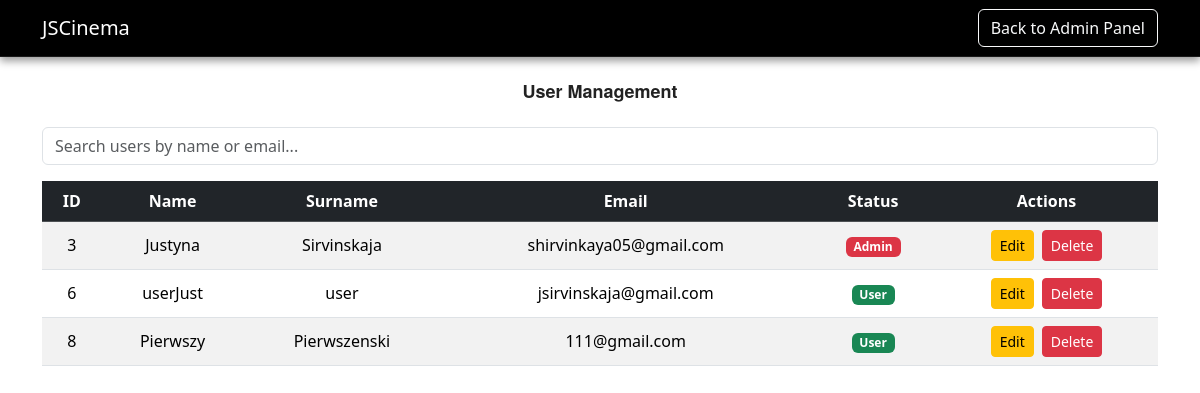
The page /users-admin.php (signed in) on the database as committed earlier.
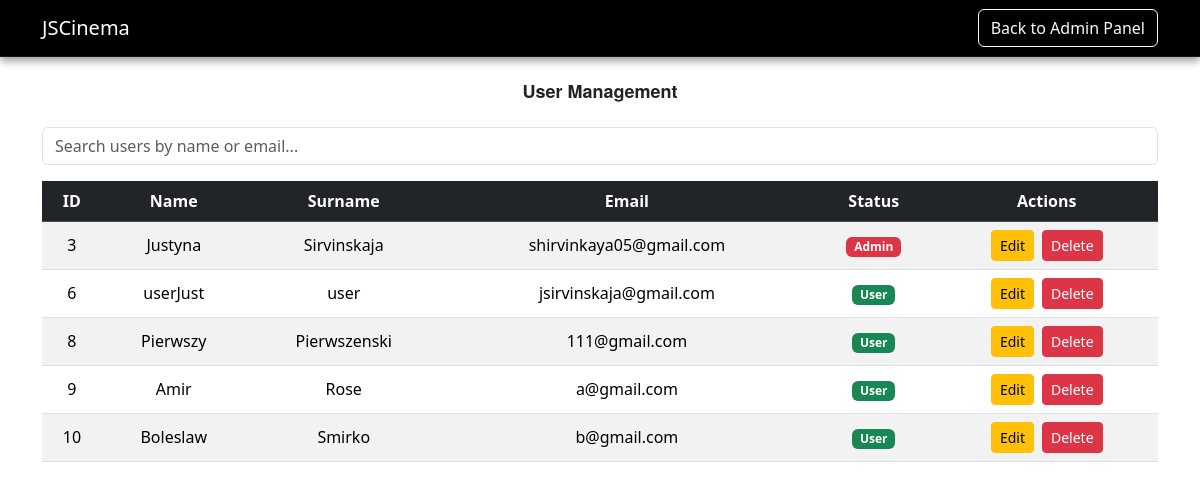
The same page on the database as committed later.
### tables this page shows
CREATE TABLE `users` (
  `id` int(11) NOT NULL,
  `email` varchar(255) DEFAULT NULL,
  `imie` varchar(50) NOT NULL,
  `nazwisko` varchar(50) NOT NULL,
  `password` varchar(255) NOT NULL,
  `data_urodzenia` date NOT NULL,
  `profile_image` varchar(255) DEFAULT NULL,
  `Status` varchar(255) DEFAULT NULL,
  `created_at` timestamp NOT NULL DEFAULT current_timestamp()
);

### users-admin.php (the view, shortened to what this page needs)
<?php
require 'db_connection.php';
$users_query = $conn->query("SELECT id, imie, nazwisko, email, Status FROM users");
?>
<!DOCTYPE html>
<html lang="pl">
<head>
    <link href="https://cdn.jsdelivr.net/npm/bootstrap@5.3.3/dist/css/bootstrap.min.css" rel="stylesheet">
    <link rel="stylesheet" href="style.css">
</head>
<body>
<nav class="navbar navbar-dark bg-dark">
    <div class="container">
        <a class="navbar-brand" href="index.php">JSCinema</a>
        <a href="profile.php" class="btn btn-outline-light">Back to Admin Panel</a>
    </div>
</nav>
<div class="container mt-4">
    <h2 class="text-center mb-4">User Management</h2>
    <div class="mb-3">
        <input type="text" id="searchInput" class="form-control" placeholder="Search users by name or email...">
    </div>
    <div class="table-responsive">
        <table class="table table-striped text-center align-middle" id="usersTable">
            <thead class="table-dark">
            <tr>
                <th>ID</th>
                <th>Name</th>
                <th>Surname</th>
                <th>Email</th>
                <th>Status</th>
                <th>Actions</th>
            </tr>
            </thead>
            <tbody>
            <?php while ($row = $users_query->fetch_assoc()): ?>
                <tr>
                    <td><?php echo $row['id']; ?></td>
                    <td><?php echo htmlspecialchars($row['imie']); ?></td>
                    <td><?php echo htmlspecialchars($row['nazwisko']); ?></td>
                    <td><?php echo htmlspecialchars($row['email']); ?></td>
                    <td><span class="badge bg-<?php echo $row['Status'] === 'admin' ? 'danger' : 'success'; ?>">
                            <?php echo ucfirst($row['Status']); ?>
                        </span></td>
                    <td>
                        <div class="d-flex justify-content-center gap-2">
                            <a href="edit_user_admin.php?id=<?php echo $row['id']; ?>" class="btn btn-warning btn-sm">Edit</a>
                            <a href="delete_user_admin.php?id=<?php echo $row['id']; ?>" class="btn btn-danger btn-sm" onclick="return confirm('Are you sure you want to delete this user?');">Delete</a>
                        </div>
                    </td>
                </tr>
            <?php endwhile; ?>
            </tbody>
        </table>
    </div>
</div>
</body>
</html>

Rows that differ between the two databases and show on the page:
added users: id "9", imie "Amir", nazwisko "Rose", email "a@gmail.com", Status "User"
added users: id "10", imie "Boleslaw", nazwisko "Smirko", email "b@gmail.com", Status "User"
